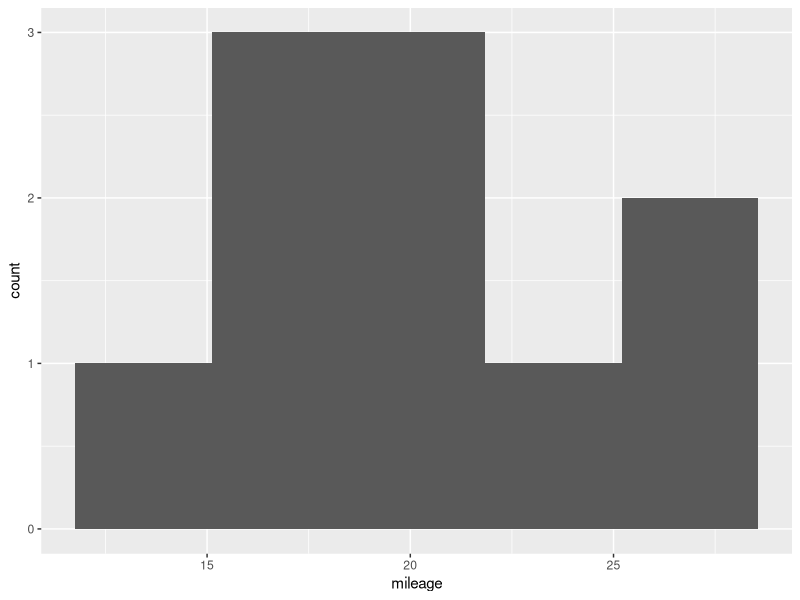
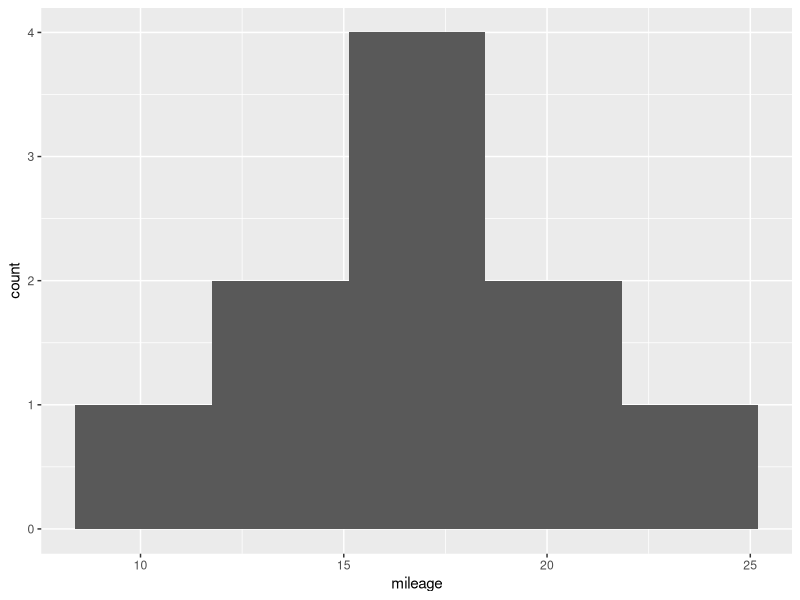
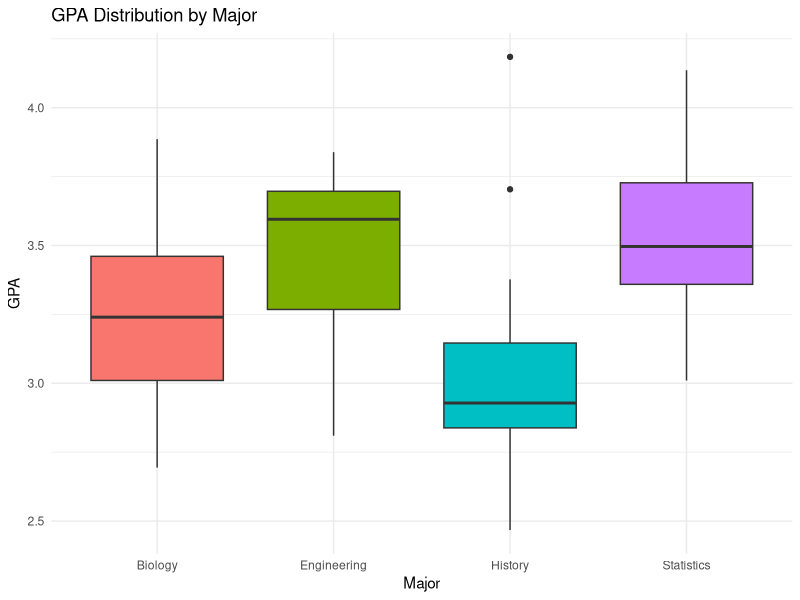
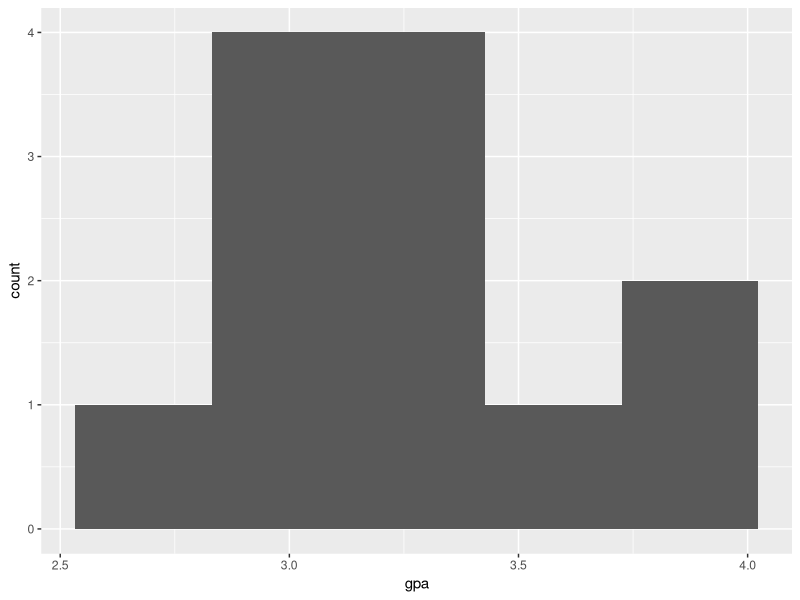
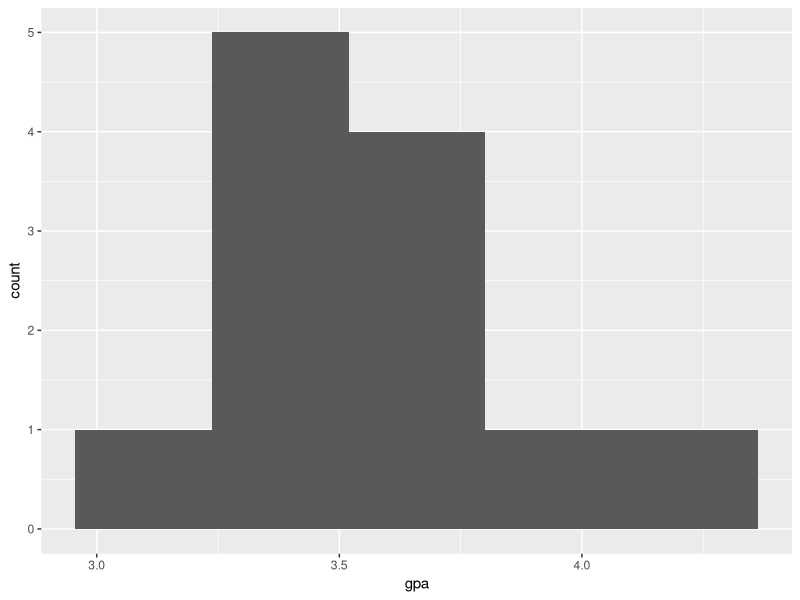
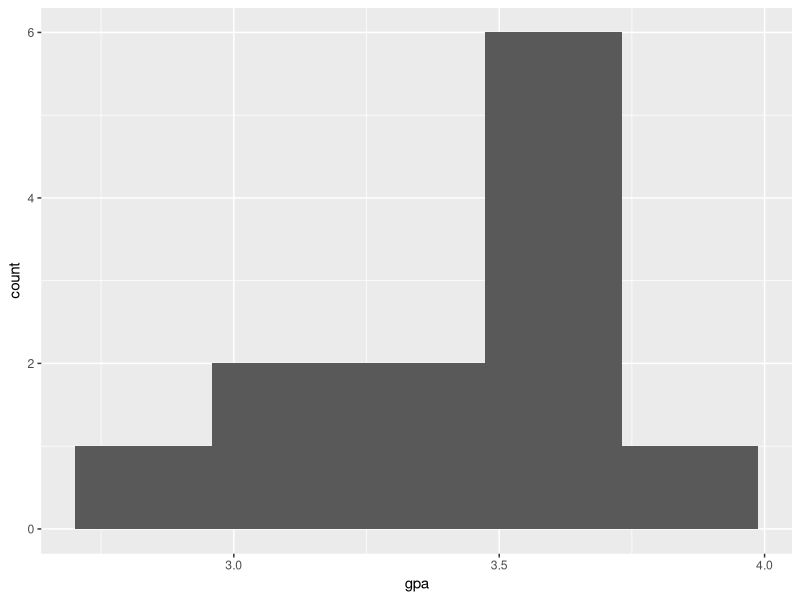
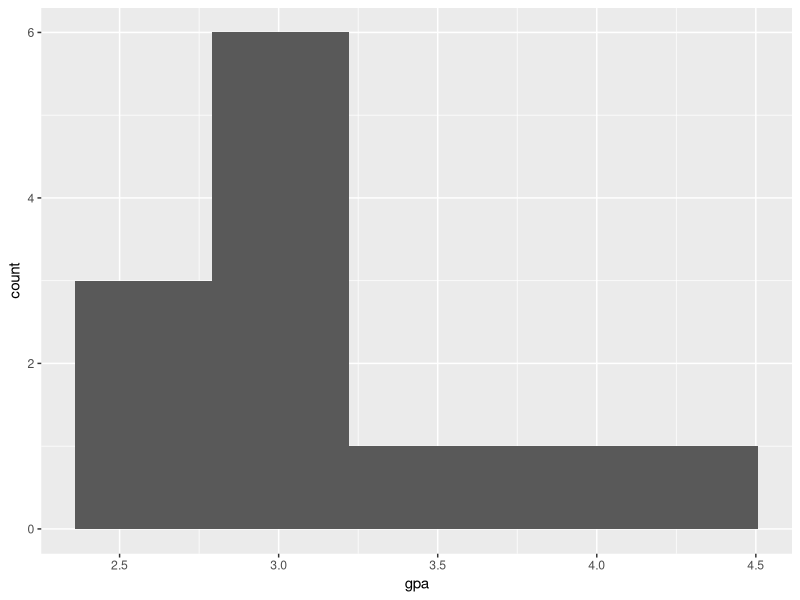

The R source for these figures, in order:
## ---- chunk 1
knitr::opts_chunk$set(echo = TRUE)
library(ggplot2)
library(dplyr)
## ---- chunk 2
# loading the data from csv file
df <- read.csv("mileage.csv")
glimpse(df)

summary(df$gpa)
unique(df$major)


## ---- chunk 3

Manual_df <- df %>% filter(transmission=="Manual")
Automatic_df <- df %>% filter(transmission=="Automatic")

summary(Manual_df)
summary(Automatic_df)

## ---- chunk 4
ggplot(data=Manual_df, aes(x=mileage)) +
  geom_histogram(bins = 5)

# Suggested bins based on Sturges' rule: ceiling(log2(n) + 1)
## ---- chunk 5
ggplot(data=Automatic_df, aes(x=mileage)) +
  geom_histogram(bins = 5)


## ---- chunk 6
# hypothesis 
# H_0 : mu_manual - mu_auto = 0

# Sample mean and standard deviation
xbar1 <- mean(Manual_df$mileage)
xbar2 <- mean(Automatic_df$mileage)

s1 <- sd(Manual_df$mileage)
s2 <- sd(Automatic_df$mileage)

n1 <- length(Manual_df$mileage)
n2 <- length(Automatic_df$mileage)
  
SE <- sqrt( s1^2/n1 + s2^2/n2 )
  
Test_stat <- (xbar1-xbar2)-0 / SE


# ---- Test statistic and p-value ----

SE
Test_stat
(1-pt(Test_stat, n1-1))*2 
## ---- chunk 7
# loading the data from csv file
df <- read.csv("gpa_major.csv")
glimpse(df)

summary(df$gpa)
unique(df$major)


## ---- chunk 8

Bio_df <- df %>% filter(major=="Biology")
Stat_df <- df %>% filter(major=="Statistics")
Eng_df <- df %>% filter(major=="Engineering")
Hist_df <- df %>% filter(major=="History")


summary(Bio_df)
summary(Stat_df)
summary(Eng_df)
summary(Hist_df)

## ---- chunk 9

ggplot(df, aes(x = major, y = gpa, fill = major)) +
  geom_boxplot() +
  labs(title = "GPA Distribution by Major",
       x = "Major",
       y = "GPA") +
  theme_minimal() +
  theme(legend.position = "none")

## ---- chunk 10
ggplot(data=Bio_df, aes(x=gpa)) +
  geom_histogram(bins = 5)

ggplot(data=Stat_df, aes(x=gpa)) +
  geom_histogram(bins = 5)

ggplot(data=Eng_df, aes(x=gpa)) +
  geom_histogram(bins = 5)

ggplot(data=Hist_df, aes(x=gpa)) +
  geom_histogram(bins = 5)

## ---- chunk 11
# H_0 : mu_bio = mu_stat = mu_eng = mu_hist
# H_a : At least one mean is different from the others


fit <- aov(gpa ~ major, data = df)
anova_tab <- anova(fit)
print(anova_tab)


### equivalently 
fit <- lm(gpa ~ major, data = df)
anova_tab2 <- anova(fit)
print(anova_tab2)
